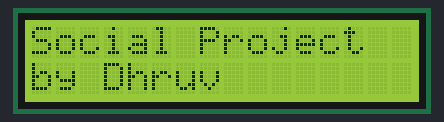
Bench run of a sketch on a simulated Arduino Uno, built with avr-gcc and run on an emulated ATmega328P. Shown: 16×2 character LCD.

Above: at 0.1 s.
At 4.2 s:
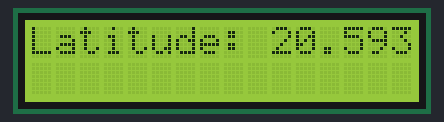
At 10.2 s:
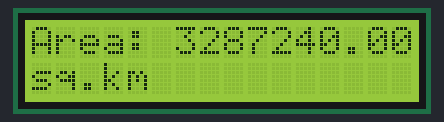
At 19.3 s:
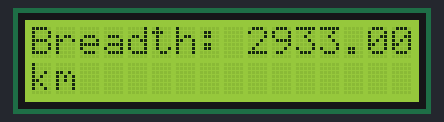
At 29.4 s:
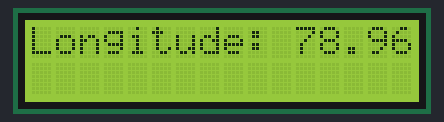
At 38.4 s:
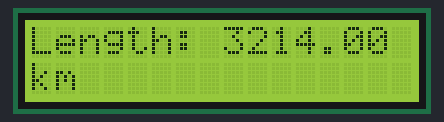

The sketch:

school_project_sketch.ino
```cpp
// #include <Wire.h>
// #include <LiquidCrystal_I2C.h>

// LiquidCrystal_I2C lcd(0x27,16,2);  // set the LCD address to 0x27 for a 16 chars and 2 line display

// void setup()
// {
//   lcd.init();                      // initialize the lcd
//   lcd.backlight();
//   lcd.setCursor(3,0);
//   lcd.print("Hello, world!");

// }


// void loop()
// {
//   lcd.clear();
//   lcd.setCursor(3,0);

#include <Wire.h>
#include <LiquidCrystal_I2C.h>

LiquidCrystal_I2C lcd(0x27, 16, 2); // Address may vary based on your LCD module

uint8_t SmileyFaceChar[] = {0x00, 0x00, 0x0a, 0x00, 0x1f, 0x11, 0x0e, 0x00};

double latitude = 20.5937;   // Latitude of India
double longitude = 78.9629;  // Longitude of India
double area = 3287240;       // Area of India in square kilometers
double population = 140000000; // Population of India (Approximately 140 crore)
double length = 3214.0;      // Length of India in kilometers
double breadth = 2933.0;     // Breadth of India in kilometers

void setup() {
  lcd.init();          // initialize the lcd
  lcd.backlight();
   // Show "Social Project by Dhruv" for 2 seconds before starting to display India's information

}

void loop() {
  displayDhruvdetails();
  displayIndiadetails();
  displayLatitude();     // Display latitude information on LCD
  displayLongitude();    // Display longitude information on LCD
  displayArea();         // Display area information on LCD
  displayPopulation();   // Display population information on LCD
  displayLength();       // Display length information on LCD
  displayBreadth();


        // Display breadth information on LCD
}
void displayIndiadetails()
{
  lcd.clear();
  lcd.setCursor(0,0);
  lcd.print("India-Size");
  lcd.setCursor(0, 1);
  lcd.print("and Location");
  delay(2000);
}
void displayDhruvdetails()
{
  lcd.clear();
  lcd.setCursor(0,0);
  lcd.print("Social Project");
  lcd.setCursor(0, 1);
  lcd.print("by Dhruv");
  delay(2000);
}

// Function to display latitude information on the LCD
void displayLatitude() {
  lcd.clear();
  lcd.setCursor(0, 0);
  lcd.print("Latitude: " + String(latitude, 4));
  delay(3000);
}

// Function to display longitude information on the LCD
void displayLongitude() {
  lcd.clear();
  lcd.setCursor(0, 0);
  lcd.print("Longitude: " + String(longitude, 4));
  delay(3000);
}

// Function to display area information on the LCD
void displayArea() {
  lcd.clear();
  lcd.setCursor(0, 0);
  lcd.print("Area: " + String(area));
  lcd.setCursor(0, 1);
  lcd.print("sq.km");
  delay(3000);
}

// Function to display population information on the LCD
void displayPopulation() {
  lcd.clear();
  lcd.setCursor(0, 0);
  lcd.print("Population:");
  lcd.setCursor(0, 1);
  lcd.print("140 cr");
  delay(3000);
}

// Function to display length information on the LCD
void displayLength() {
  lcd.clear();
  lcd.setCursor(0, 0);
  lcd.print("Length: " + String(length));
  lcd.setCursor(0,1);
  lcd.print("km");
  delay(3000);
}

// Function to display breadth information on the LCD
void displayBreadth() {
  lcd.clear();
  lcd.setCursor(0, 0);
  lcd.print("Breadth: " + String(breadth));
  lcd.setCursor(0,1);
  lcd.print("km");
  delay(3000);
}
```

Measured:
- what the display in image 1 shows lasts 3.1 s, from 4.1 s to 7.2 s
